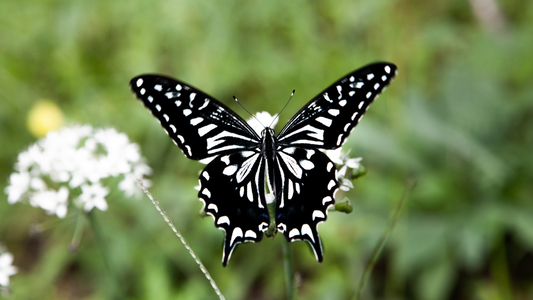
#> input picture feature_point/butterfly.jpg, 533 x 300 px
$ python feature_point.py
#> lines starting #> are read from the running program, lines starting #| are printed output that depends on the picture
import cv2
import numpy as np
def feature():
    filename = 'butterfly.jpg'
    img = cv2.imread(filename)
#> img is the input picture: shape (300, 533, 3); mean B, G, R 78.3, 125.9, 108.6
    gray= cv2.cvtColor(img,cv2.COLOR_BGR2GRAY)
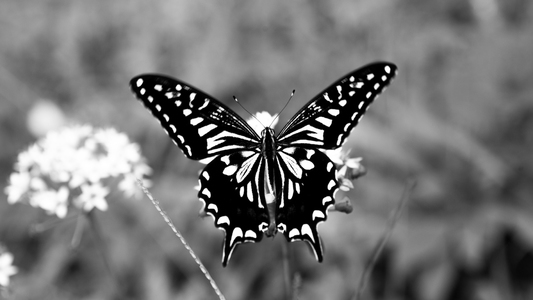
#> gray: shape (300, 533); min 0, max 255, mean 115.3
    sift = cv2.xfeatures2d.SIFT_create()
    kp = sift.detect(gray,None)
#> kp = 671 keypoints; strongest (x, y, size): (143, 91, 3.4), (178, 103, 3.6), (187, 112, 4.6), (387, 69, 3.9)
    img=cv2.drawKeypoints(gray,kp,None,flags=cv2.DRAW_MATCHES_FLAGS_DRAW_RICH_KEYPOINTS)
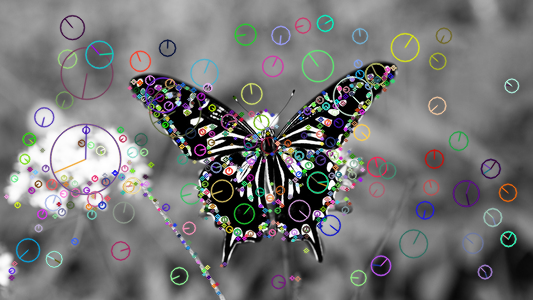
#> img: shape (300, 533, 3); mean of channels 0, 1, 2 116.4, 116.4, 116.4; drawn as B, G, R
    cv2.imshow('img', img)
    cv2.waitKey()
    cv2.destroyAllWindows()

def main():
    feature()

if __name__=="__main__":
    main()
